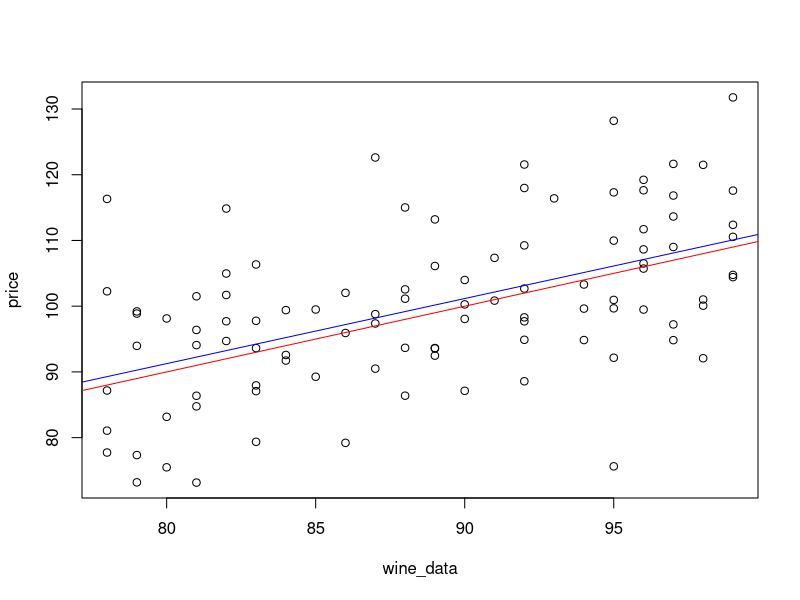
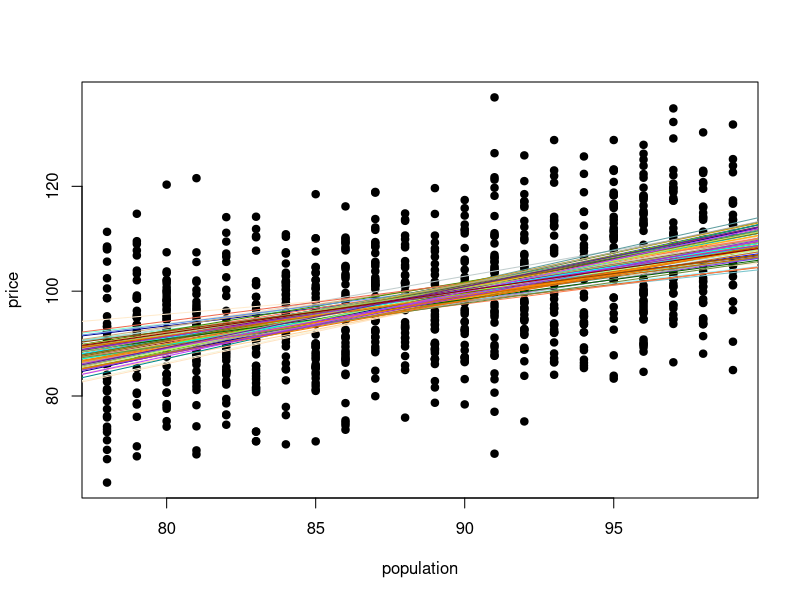
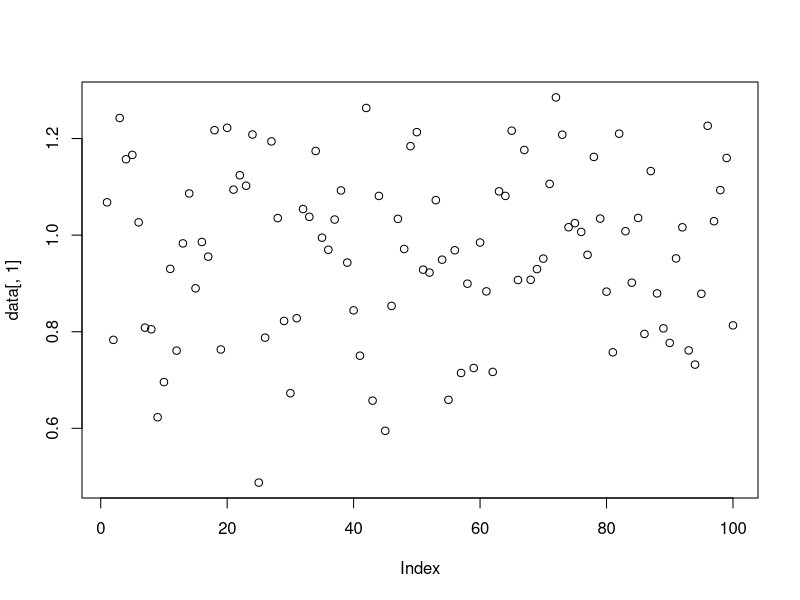
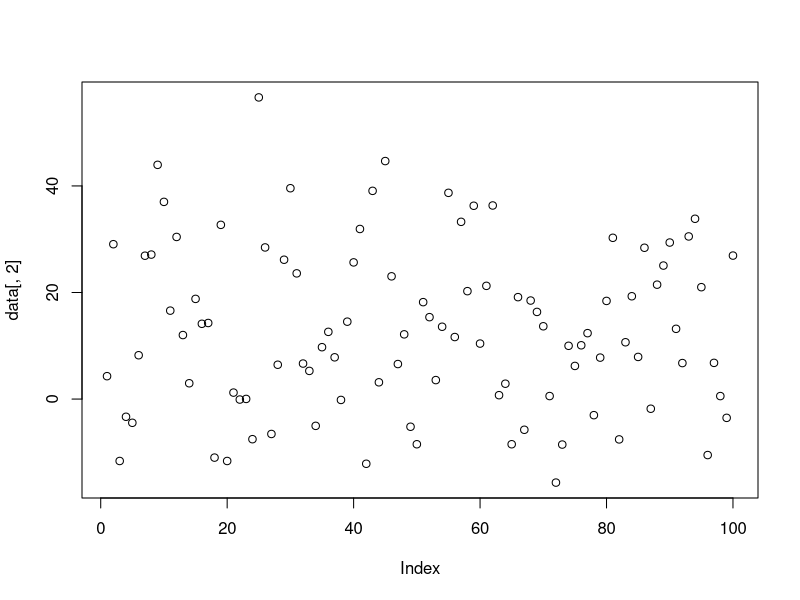

The R source for these figures, in order:
intercept = NULL
slope = NULL
sd = NULL
resid_sd = 10
sample_size = 100

wine_data = ceiling(runif(sample_size, min=77, max=99))
mean = mean(wine_data)
sd = sd(wine_data)

residuals = rnorm(sample_size, mean=0, sd = resid_sd)


price = 10 + wine_data + residuals

par(mfrow=c(1,1))
plot(wine_data, price)
abline(lm(price~wine_data), col="blue")

price_population = 10 + wine_data
abline(lm(price_population~wine_data), col="red")


population = ceiling(runif(1000, min=77, max=99))
residuals = rnorm(1000, mean=0, sd = resid_sd)
price=10+population+residuals
plot(population, price, pch=19)


data = data.frame(slope=numeric(0), intercept=numeric(0))
for (i in 1:100)
{
    wine_data = sample(population, 100, replace=F)
    residuals = rnorm(sample_size, mean=0, sd = resid_sd)
    price=10+wine_data+residuals
    line = lm(price~wine_data)
    abline(line, col=colors()[i])
    data = rbind(data, c(line$coefficients[2],line$coefficients[1]))
    
}

plot(data[,1])
plot(data[,2])
